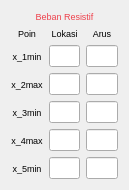
   <widget class="QWidget" name="layoutWidget">
    <property name="geometry">
     <rect>
      <x>170</x>
      <y>24</y>
      <width>129</width>
      <height>155</height>
     </rect>
    </property>
    <layout class="QGridLayout" name="gridLayout_2">
     <item row="0" column="0" colspan="3">
      <widget class="QLabel" name="label_2">
       <property name="font">
        <font>
         <pointsize>7</pointsize>
        </font>
       </property>
       <property name="styleSheet">
        <string notr="true">color: rgb(238, 65, 76)</string>
       </property>
       <property name="text">
        <string>Beban Resistif</string>
       </property>
       <property name="alignment">
        <set>Qt::AlignCenter</set>
       </property>
      </widget>
     </item>
     <item row="1" column="0">
      <widget class="QLabel" name="poin_label_2">
       <property name="font">
        <font>
         <pointsize>7</pointsize>
        </font>
       </property>
       <property name="text">
        <string>Poin</string>
       </property>
       <property name="alignment">
        <set>Qt::AlignCenter</set>
       </property>
      </widget>
     </item>
     <item row="1" column="1">
      <widget class="QLabel" name="lokasi_label_2">
       <property name="font">
        <font>
         <pointsize>7</pointsize>
        </font>
       </property>
       <property name="text">
        <string>Lokasi</string>
       </property>
       <property name="alignment">
        <set>Qt::AlignCenter</set>
       </property>
      </widget>
     </item>
     <item row="1" column="2">
      <widget class="QLabel" name="arus_label_2">
       <property name="font">
        <font>
         <pointsize>7</pointsize>
        </font>
       </property>
       <property name="text">
        <string>Arus</string>
       </property>
       <property name="alignment">
        <set>Qt::AlignCenter</set>
       </property>
      </widget>
     </item>
     <item row="2" column="0">
      <widget class="QLabel" name="x_1min_label_2">
       <property name="font">
        <font>
         <pointsize>7</pointsize>
        </font>
       </property>
       <property name="text">
        <string>x_1min</string>
       </property>
       <property name="alignment">
        <set>Qt::AlignCenter</set>
       </property>
      </widget>
     </item>
     <item row="2" column="1">
      <widget class="QLineEdit" name="lokasi_r_1">
       <property name="font">
        <font>
         <pointsize>7</pointsize>
        </font>
       </property>
       <property name="text">
        <string/>
       </property>
      </widget>
     </item>
     <item row="2" column="2">
      <widget class="QLineEdit" name="arus_r_1">
       <property name="font">
        <font>
         <pointsize>7</pointsize>
        </font>
       </property>
       <property name="text">
        <string/>
       </property>
      </widget>
     </item>
     <item row="3" column="0">
      <widget class="QLabel" name="x_2max_label_2">
       <property name="font">
        <font>
         <pointsize>7</pointsize>
        </font>
       </property>
       <property name="text">
        <string>x_2max</string>
       </property>
       <property name="alignment">
        <set>Qt::AlignCenter</set>
       </property>
      </widget>
     </item>
     <item row="3" column="1">
      <widget class="QLineEdit" name="lokasi_r_2">
       <property name="font">
        <font>
         <pointsize>7</pointsize>
        </font>
       </property>
       <property name="text">
        <string/>
       </property>
      </widget>
     </item>
     <item row="3" column="2">
      <widget class="QLineEdit" name="arus_r_2">
       <property name="font">
        <font>
         <pointsize>7</pointsize>
        </font>
       </property>
       <property name="text">
        <string/>
       </property>
      </widget>
     </item>
     <item row="4" column="0">
      <widget class="QLabel" name="x_3min_label_2">
       <property name="font">
        <font>
         <pointsize>7</pointsize>
        </font>
       </property>
       <property name="text">
        <string>x_3min</string>
       </property>
       <property name="alignment">
        <set>Qt::AlignCenter</set>
       </property>
      </widget>
     </item>
     <item row="4" column="1">
      <widget class="QLineEdit" name="lokasi_r_3">
       <property name="font">
        <font>
         <pointsize>7</pointsize>
        </font>
       </property>
       <property name="text">
        <string/>
       </property>
      </widget>
     </item>
     <item row="4" column="2">
      <widget class="QLineEdit" name="arus_r_3">
       <property name="font">
        <font>
         <pointsize>7</pointsize>
        </font>
       </property>
       <property name="text">
        <string/>
       </property>
      </widget>
     </item>
     <item row="5" column="0">
      <widget class="QLabel" name="x_4max_label_2">
       <property name="font">
        <font>
         <pointsize>7</pointsize>
        </font>
       </property>
       <property name="text">
        <string>x_4max</string>
       </property>
       <property name="alignment">
        <set>Qt::AlignCenter</set>
       </property>
      </widget>
     </item>
     <item row="5" column="1">
      <widget class="QLineEdit" name="lokasi_r_4">
       <property name="font">
        <font>
         <pointsize>7</pointsize>
        </font>
       </property>
       <property name="text">
        <string/>
       </property>
      </widget>
     </item>
     <item row="5" column="2">
      <widget class="QLineEdit" name="arus_r_4">
       <property name="font">
        <font>
         <pointsize>7</pointsize>
        </font>
       </property>
       <property name="text">
        <string/>
       </property>
      </widget>
     </item>
     <item row="6" column="0">
      <widget class="QLabel" name="x_5min_label_2">
       <property name="font">
        <font>
         <pointsize>7</pointsize>
        </font>
       </property>
       <property name="text">
        <string>x_5min</string>
       </property>
       <property name="alignment">
        <set>Qt::AlignCenter</set>
       </property>
      </widget>
     </item>
     <item row="6" column="1">
      <widget class="QLineEdit" name="lokasi_r_5">
       <property name="font">
        <font>
         <pointsize>7</pointsize>
        </font>
       </property>
       <property name="text">
        <string/>
       </property>
      </widget>
     </item>
     <item row="6" column="2">
      <widget class="QLineEdit" name="arus_r_5">
       <property name="font">
        <font>
         <pointsize>7</pointsize>
        </font>
       </property>
       <property name="text">
        <string/>
       </property>
      </widget>
     </item>
    </layout>
   </widget>
